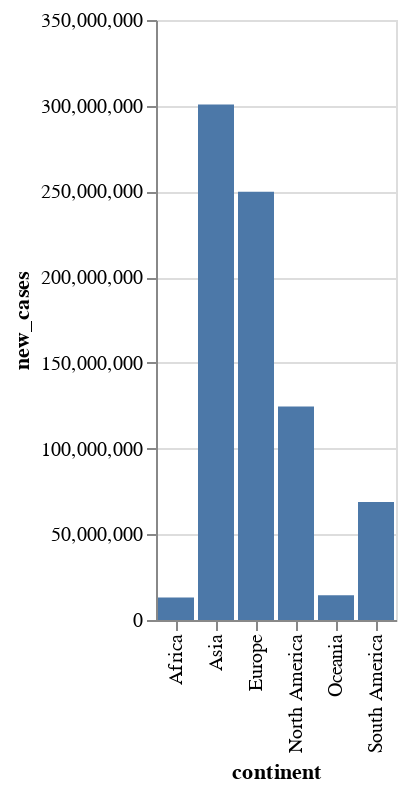

This figure's notebook cell:
### Markdown cell above
First we call ```groupby``` to group our data by the ```continent``` column, then we sum the values in each group. The result of this computation has the grouped-by values in its index. But since Altair does not support the creation of axes out of indexes we reset the index to a column by executing ```reset_index``` on the resulting dataframe.

### Code cell
alt.Chart(data).mark_bar().encode(x='continent', y='new_cases')

### Figure 1 — Vega-Lite specification as saved in the notebook (floating-point values rounded to 4 significant figures)
{"config": {"view": {"continuousWidth": 300, "continuousHeight": 300}}, "data": {"name": "data-d63dfb91f7922d2f5e05ee3c194e3f3f"}, "mark": {"type": "bar"}, "encoding": {"x": {"field": "continent", "type": "nominal"}, "y": {"field": "new_cases", "type": "quantitative"}}, "$schema": "https://vega.github.io/schema/vega-lite/v5.15.1.json", "datasets": {"data-d63dfb91f7922d2f5e05ee3c194e3f3f": [{"continent": "Africa", "total_cases": 10830000000.0, "new_cases": 13120000.0, "new_cases_smoothed": 13120000.0, "total_deaths": 232300000.0, "new_deaths": 259000.0, "new_deaths_smoothed": 259000.0, "total_cases_per_million": 1763000000.0, "new_cases_per_million": 2650000.0, "new_cases_smoothed_per_million": 2650000.0, "total_deaths_per_million": 15390000.0, "new_deaths_per_million": 18080.0, "new_deaths_smoothed_per_million": 18070.0, "reproduction_rate": 41240.0, "icu_patients": 718200.0, "icu_patients_per_million": 12080.0, "hosp_patients": 5107000.0, "hosp_patients_per_million": 85270.0, "weekly_icu_admissions": 0.0, "weekly_icu_admissions_per_million": 0.0, "weekly_hosp_admissions": 521500.0, "weekly_hosp_admissions_per_million": 8707.0, "total_tests": 22210000000.0, "new_tests": 61530000.0, "total_tests_per_thousand": 894800.0, "new_tests_per_thousand": 2946.0, "new_tests_smoothed": 90960000.0, "new_tests_smoothed_per_thousand": 5560.0, "positive_rate": 1393.0, "tests_per_case": 2064000.0, "total_vaccinations": 50390000000.0, "people_vaccinated": 29750000000.0, "people_fully_vaccinated": 22500000000.0, "total_boosters": 2542000000.0, "new_vaccinations": 117400000.0, "new_vaccinations_smoothed": 851400000.0, "total_vaccinations_per_hundred": 189700.0, "people_vaccinated_per_hundred": 110600.0, "people_fully_vaccinated_per_hundred": 85960.0, "total_boosters_per_hundred": 10780.0, "new_vaccinations_smoothed_per_million": 37490000.0, "new_people_vaccinated_smoothed": 548600000.0, "new_people_vaccinated_smoothed_per_hundred": 2248.0, "stringency_index": 2132000.0, "population_density": 7597000.0, "median_age": 1654000.0, "aged_65_older": 274400.0, "aged_70_older": 176000.0, "gdp_per_capita": 399600000.0, "extreme_poverty": 1936000.0, "cardiovasc_death_rate": 21490000.0, "diabetes_prevalence": 421000.0, "female_smokers": 128900.0, "male_smokers": 1367000.0, "handwashing_facilities": 1533000.0, "hospital_beds_per_thousand": 83400.0, "life_expectancy": 5128000.0, "human_development_index": 41160.0, "population": 1975000000000.0, "excess_mortality_cumulative_absolute": 42120000.0, "excess_mortality_cumulative": 8493.0, "excess_mortality": 9327.0, "excess_mortality_cumulative_per_million": 952700.0}, {"continent": "Asia", "total_cases": 165400000000.0, "new_cases": 300700000.0, "new_cases_smoothed": 300700000.0, "total_deaths": 1320000000.0, "new_deaths": 1634000.0, "new_deaths_smoothed": 1634000.0, "total_cases_per_million": 4424000000.0, "new_cases_per_million": 6737000.0, "new_cases_smoothed_per_million": 6737000.0, "total_deaths_per_million": 26450000.0, "new_deaths_per_million": 31970.0, "new_deaths_smoothed_per_million": 31960.0, "reproduction_rate": 43270.0, "icu_patients": 905800.0, "icu_patients_per_million": 29200.0, "hosp_patients": 6789000.0, "hosp_patients_per_million": 222600.0, "weekly_icu_admissions": 76320.0, "weekly_icu_admissions_per_million": 5737.0, "weekly_hosp_admissions": 6649000.0, "weekly_hosp_admissions_per_million": 237900.0, "total_tests": 576000000000.0, "new_tests": 1798000000.0, "total_tests_per_thousand": 16110000.0, "new_tests_per_thousand": 60790.0, "new_tests_smoothed": 11020000000.0, "new_tests_smoothed_per_thousand": 78680.0, "positive_rate": 1940.0, "tests_per_case": 220700000.0, "total_vaccinations": 4068000000000.0, "people_vaccinated": 1216000000000.0, "people_fully_vaccinated": 1036000000000.0, "total_boosters": 274400000000.0, "new_vaccinations": 7550000000.0, "new_vaccinations_smoothed": 9069000000.0, "total_vaccinations_per_hundred": 2235000.0, "people_vaccinated_per_hundred": 931200.0, "people_fully_vaccinated_per_hundred": 816900.0, "total_boosters_per_hundred": 343800.0, "new_vaccinations_smoothed_per_million": 90900000.0, "new_people_vaccinated_smoothed": 3062000000.0, "new_people_vaccinated_smoothed_per_hundred": 3429.0, "stringency_index": 2394000.0, "population_density": 52980000.0, "median_age": 2096000.0, "aged_65_older": 436000.0, "aged_70_older": 280200.0, "gdp_per_capita": 1531000000.0, "extreme_poverty": 223700.0, "cardiovasc_death_rate": 19680000.0, "diabetes_prevalence": 596200.0, "female_smokers": 252900.0, "male_smokers": 2089000.0, "handwashing_facilities": 2603000.0, "hospital_beds_per_thousand": 201600.0, "life_expectancy": 5108000.0, "human_development_index": 48060.0, "population": 6539000000000.0, "excess_mortality_cumulative_absolute": 47470000.0, "excess_mortality_cumulative": 15940.0, "excess_mortality": 20420.0, "excess_mortality_cumulative_per_million": 1573000.0}, {"continent": "Europe", "total_cases": 163800000000.0, "new_cases": 249800000.0, "new_cases_smoothed": 249800000.0, "total_deaths": 1755000000.0, "new_deaths": 2080000.0, "new_deaths_smoothed": 2080000.0, "total_cases_per_million": 13480000000.0, "new_cases_per_million": 20310000.0, "new_cases_smoothed_per_million": 20310000.0, "total_deaths_per_million": 110900000.0, "new_deaths_per_million": 133400.0, "new_deaths_smoothed_per_million": 133400.0, "reproduction_rate": 47090.0, "icu_patients": 10080000.0, "icu_patients_per_million": 427400.0, "hosp_patients": 87570000.0, "hosp_patients_per_million": 4404000.0, "weekly_icu_admissions": 2988000.0, "weekly_icu_admissions_per_million": 78800.0, "weekly_hosp_admissions": 45560000.0, "weekly_hosp_admissions_per_million": 1529000.0, "total_tests": 609300000000.0, "new_tests": 1955000000.0, "total_tests_per_thousand": 47790000.0, "new_tests_per_thousand": 157400.0, "new_tests_smoothed": 2345000000.0, "new_tests_smoothed_per_thousand": 175600.0, "positive_rate": 3191.0, "tests_per_case": 1898000.0, "total_vaccinations": 705700000000.0, "people_vaccinated": 291200000000.0, "people_fully_vaccinated": 259700000000.0, "total_boosters": 154200000000.0, "new_vaccinations": 1266000000.0, "new_vaccinations_smoothed": 1562000000.0, "total_vaccinations_per_hundred": 3389000.0, "people_vaccinated_per_hundred": 1374000.0, "people_fully_vaccinated_per_hundred": 1181000.0, "total_boosters_per_hundred": 660200.0, "new_vaccinations_smoothed_per_million": 103100000.0, "new_people_vaccinated_smoothed": 573700000.0, "new_people_vaccinated_smoothed_per_hundred": 3688.0, "stringency_index": 1888000.0, "population_density": 41660000.0, "median_age": 2331000.0, "aged_65_older": 981800.0, "aged_70_older": 635900.0, "gdp_per_capita": 1941000000.0, "extreme_poverty": 37540.0, "cardiovasc_death_rate": 13070000.0, "diabetes_prevalence": 399700.0, "female_smokers": 1297000.0, "male_smokers": 1972000.0, "handwashing_facilities": 390400.0, "hospital_beds_per_thousand": 307600.0, "life_expectancy": 5304000.0, "human_development_index": 51190.0, "population": 1122000000000.0, "excess_mortality_cumulative_absolute": 220000000.0, "excess_mortality_cumulative": 51210.0, "excess_mortality": 59870.0, "excess_mortality_cumulative_per_million": 12710000.0}, {"continent": "North America", "total_cases": 91190000000.0, "new_cases": 124500000.0, "new_cases_smoothed": 124500000.0, "total_deaths": 1403000000.0, "new_deaths": 1606000.0, "new_deaths_smoothed": 1605000.0, "total_cases_per_million": 6222000000.0, "new_cases_per_million": 9493000.0, "new_cases_smoothed_per_million": 9493000.0, "total_deaths_per_million": 47780000.0, "new_deaths_per_million": 62210.0, "new_deaths_smoothed_per_million": 62190.0, "reproduction_rate": 19170.0, "icu_patients": 10730000.0, "icu_patients_per_million": 42890.0, "hosp_patients": 51700000.0, "hosp_patients_per_million": 248900.0, "weekly_icu_admissions": 0.0, "weekly_icu_admissions_per_million": 0.0, "weekly_hosp_admissions": 46360000.0, "weekly_hosp_admissions_per_million": 137100.0, "total_tests": 381800000000.0, "new_tests": 1017000000.0, "total_tests_per_thousand": 4102000.0, "new_tests_per_thousand": 11820.0, "new_tests_smoothed": 1020000000.0, "new_tests_smoothed_per_thousand": 17260.0, "positive_rate": 1625.0, "tests_per_case": 339600.0, "total_vaccinations": 534000000000.0, "people_vaccinated": 239100000000.0, "people_fully_vaccinated": 202600000000.0, "total_boosters": 46630000000.0, "new_vaccinations": 998300000.0, "new_vaccinations_smoothed": 1148000000.0, "total_vaccinations_per_hundred": 985400.0, "people_vaccinated_per_hundred": 430300.0, "people_fully_vaccinated_per_hundred": 369300.0, "total_boosters_per_hundred": 96860.0, "new_vaccinations_smoothed_per_million": 49560000.0, "new_people_vaccinated_smoothed": 458800000.0, "new_people_vaccinated_smoothed_per_hundred": 2062.0, "stringency_index": 1035000.0, "population_density": 13180000.0, "median_age": 1271000.0, "aged_65_older": 344400.0, "aged_70_older": 233000.0, "gdp_per_capita": 809900000.0, "extreme_poverty": 87120.0, "cardiovasc_death_rate": 7097000.0, "diabetes_prevalence": 467200.0, "female_smokers": 124800.0, "male_smokers": 370800.0, "handwashing_facilities": 1396000.0, "hospital_beds_per_thousand": 73800.0, "life_expectancy": 4278000.0, "human_development_index": 24080.0, "population": 831700000000.0, "excess_mortality_cumulative_absolute": 250400000.0, "excess_mortality_cumulative": 17840.0, "excess_mortality": 22240.0, "excess_mortality_cumulative_per_million": 2744000.0}, {"continent": "Oceania", "total_cases": 7324000000.0, "new_cases": 14500000.0, "new_cases_smoothed": 14500000.0, "total_deaths": 14620000.0, "new_deaths": 30000.0, "new_deaths_smoothed": 30000.0, "total_cases_per_million": 2738000000.0, "new_cases_per_million": 5594000.0, "new_cases_smoothed_per_million": 5594000.0, "total_deaths_per_million": 8477000.0, "new_deaths_per_million": 12920.0, "new_deaths_smoothed_per_million": 12920.0, "reproduction_rate": 4425.0, "icu_patients": 95080.0, "icu_patients_per_million": 3632.0, "hosp_patients": 1769000.0, "hosp_patients_per_million": 67560.0, "weekly_icu_admissions": 0.0, "weekly_icu_admissions_per_million": 0.0, "weekly_hosp_admissions": 0.0, "weekly_hosp_admissions_per_million": 0.0, "total_tests": 24120000000.0, "new_tests": 78410000.0, "total_tests_per_thousand": 2274000.0, "new_tests_per_thousand": 7263.0, "new_tests_smoothed": 81370000.0, "new_tests_smoothed_per_thousand": 8745.0, "positive_rate": 188.3, "tests_per_case": 1607000.0, "total_vaccinations": 25270000000.0, "people_vaccinated": 7714000000.0, "people_fully_vaccinated": 7969000000.0, "total_boosters": 4926000000.0, "new_vaccinations": 74540000.0, "new_vaccinations_smoothed": 82640000.0, "total_vaccinations_per_hundred": 252400.0, "people_vaccinated_per_hundred": 98100.0, "people_fully_vaccinated_per_hundred": 89830.0, "total_boosters_per_hundred": 45290.0, "new_vaccinations_smoothed_per_million": 32290000.0, "new_people_vaccinated_smoothed": 28950000.0, "new_people_vaccinated_smoothed_per_hundred": 1226.0, "stringency_index": 348200.0, "population_density": 3934000.0, "median_age": 497100.0, "aged_65_older": 133200.0, "aged_70_older": 81310.0, "gdp_per_capita": 205900000.0, "extreme_poverty": 82410.0, "cardiovasc_death_rate": 6966000.0, "diabetes_prevalence": 416300.0, "female_smokers": 248500.0, "male_smokers": 488600.0, "handwashing_facilities": 198900.0, "hospital_beds_per_thousand": 37600.0, "life_expectancy": 2346000.0, "human_development_index": 11870.0, "population": 62380000000.0, "excess_mortality_cumulative_absolute": 981300.0, "excess_mortality_cumulative": -165.1, "excess_mortality": 1987.0, "excess_mortality_cumulative_per_million": 30690.0}, {"continent": "South America", "total_cases": 53700000000.0, "new_cases": 68840000.0, "new_cases_smoothed": 68810000.0, "total_deaths": 1257000000.0, "new_deaths": 1360000.0, "new_deaths_smoothed": 1360000.0, "total_cases_per_million": 1810000000.0, "new_cases_per_million": 2565000.0, "new_cases_smoothed_per_million": 2564000.0, "total_deaths_per_million": 29720000.0, "new_deaths_per_million": 33190.0, "new_deaths_smoothed_per_million": 33190.0, "reproduction_rate": 12130.0, "icu_patients": 2935000.0, "icu_patients_per_million": 95910.0, "hosp_patients": 368800.0, "hosp_patients_per_million": 30170.0, "weekly_icu_admissions": 400000.0, "weekly_icu_admissions_per_million": 20410.0, "weekly_hosp_admissions": 1611000.0, "weekly_hosp_admissions_per_million": 82180.0, "total_tests": 61970000000.0, "new_tests": 163500000.0, "total_tests_per_thousand": 2205000.0, "new_tests_per_thousand": 6513.0, "new_tests_smoothed": 226500000.0, "new_tests_smoothed_per_thousand": 8010.0, "positive_rate": 1079.0, "tests_per_case": 131500.0, "total_vaccinations": 409700000000.0, "people_vaccinated": 177400000000.0, "people_fully_vaccinated": 147500000000.0, "total_boosters": 83280000000.0, "new_vaccinations": 845300000.0, "new_vaccinations_smoothed": 959400000.0, "total_vaccinations_per_hundred": 896900.0, "people_vaccinated_per_hundred": 375700.0, "people_fully_vaccinated_per_hundred": 319900.0, "total_boosters_per_hundred": 201100.0, "new_vaccinations_smoothed_per_million": 24560000.0, "new_people_vaccinated_smoothed": 375000000.0, "new_people_vaccinated_smoothed_per_hundred": 1003.0, "stringency_index": 646100.0, "population_density": 405400.0, "median_age": 537300.0, "aged_65_older": 137600.0, "aged_70_older": 90230.0, "gdp_per_capita": 230100000.0, "extreme_poverty": 35730.0, "cardiovasc_death_rate": 3114000.0, "diabetes_prevalence": 129800.0, "female_smokers": 136300.0, "male_smokers": 273300.0, "handwashing_facilities": 548400.0, "hospital_beds_per_thousand": 34390.0, "life_expectancy": 1472000.0, "human_development_index": 12690.0, "population": 605100000000.0, "excess_mortality_cumulative_absolute": 81730000.0, "excess_mortality_cumulative": 25210.0, "excess_mortality": 24300.0, "excess_mortality_cumulative_per_million": 2292000.0}]}}
